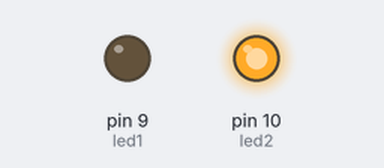
Simulated run of this sketch. Board: Arduino Uno, built with avr-gcc and run on an emulated ATmega328P. Shown: output pins drawn as LEDs (lit = HIGH).

Above: at 0.05 s.
At 1.95 s:
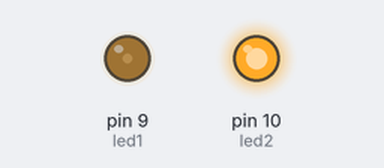
At 3.85 s:
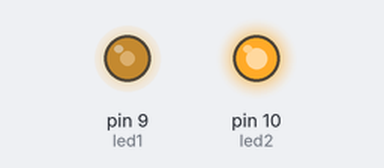
At 7.7 s:
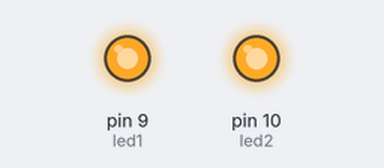
Timing chart, 0 to 10.0 s (numbered marks = the images above):
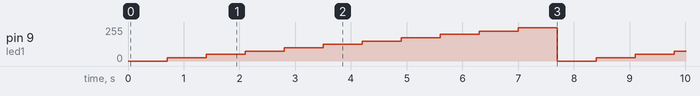

Measured:
- by itself, pin 9 (led1): repeats every 7.7 s: 50/255 0.70 s, 75/255 0.70 s, 100/255 0.70 s, 125/255 0.70 s, 150/255 0.70 s, 175/255 0.70 s, 200/255 0.70 s, 225/255 0.70 s, 250/255 0.70 s, 0/255 0.70 s, 25/255 0.70 s

The sketch:

PWM1.ino
```cpp
int led1 = 9, led2 = 10;
void setup() {
  pinMode(led1, OUTPUT); pinMode(led2, OUTPUT);
  digitalWrite(led2, HIGH);
}

void loop() {
  for( int i=0; i<255 ; i+=25){
    analogWrite(led1, i);   delay(700);
  }
//  analogWrite(led1, 10);   delay(1000);
//  analogWrite(led1, 50);  delay(1000);
//  analogWrite(led1, 100);   delay(1000);
//  analogWrite(led1, 150);  delay(1000);
//  analogWrite(led1, 200);   delay(1000);
//  analogWrite(led1, 250);  delay(1000);
}
```
